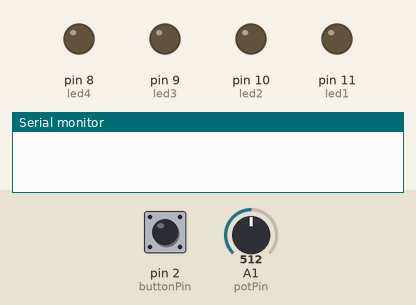
Simulated run of this sketch. Board: Arduino Uno, built with avr-gcc and run on an emulated ATmega328P. Parts: output pins drawn as LEDs (lit = HIGH), the last lines printed to the serial monitor. Inputs (shaded band) come from the test bench; at power-on: pin 2 (buttonPin) HIGH, A1 (potPin) = 512.

Above: at 1.2 s.
1.3 s: pin 2 (buttonPin) pulled LOW for 0.15 s
At 2.0 s:
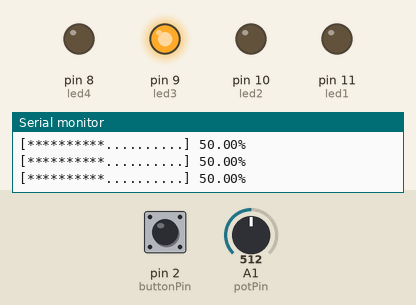
2.9 s: A1 (potPin) set to 493
At 3.5 s:
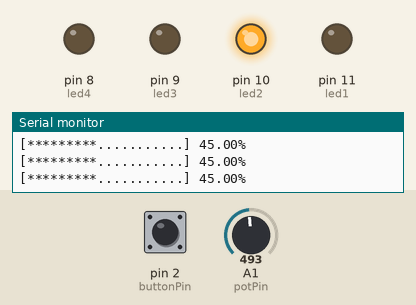
4.4 s: A1 (potPin) set to 263
6.4 s: A1 (potPin) set to 239
At 6.7 s:
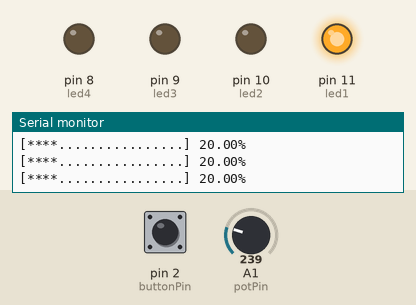
7.9 s: A1 (potPin) set to 900
At 8.4 s:
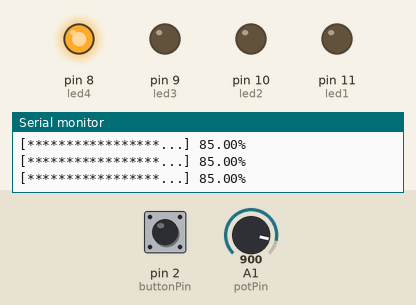
Timing chart, 0 to 10.4 s (numbered marks = the images above; inputs shaded):
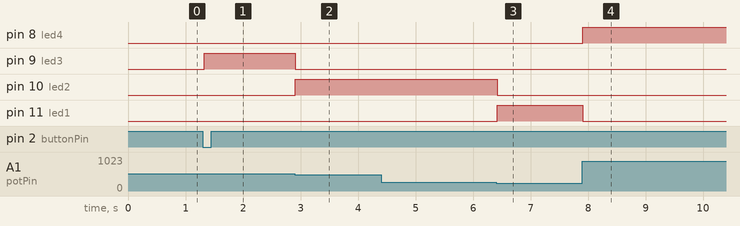

The sketch:

0sx_labo_02.ino
```cpp
const int potPin = A1;
const int buttonPin = 2;
const int led1 = 11;
const int led2 = 10;
const int led3 = 9;
const int led4 = 8;

const int readInterval = 20;
const int delayRebond = 30;
unsigned long previousTime = 0;

int potValue = 0;
int scaledValue = 0;
bool validated = false;
bool etatPrecedent = HIGH;
unsigned long dernierChangement = 0;
bool etatBouton = HIGH;
int maxPotentiometre = 1023;
int maxEchelle = 20;
int maxJauge = 20;

void setup() {
  Serial.begin(9600);

  pinMode(buttonPin, INPUT_PULLUP);

  pinMode(led1, OUTPUT);
  pinMode(led2, OUTPUT);
  pinMode(led3, OUTPUT);
  pinMode(led4, OUTPUT);
}

void loop() {
  unsigned long currentTime = millis();
  if (currentTime - previousTime >= readInterval) {
    previousTime = currentTime;

    potValue = analogRead(potPin);
    scaledValue = map(potValue, 0, maxPotentiometre, 0, maxEchelle);
  }

  bool etatPresent = digitalRead(buttonPin);

  if (etatPresent != etatPrecedent) {
    dernierChangement = currentTime;
  }

  if (currentTime - dernierChangement > delayRebond) {
    if (etatPresent != etatBouton){
      etatBouton = etatPresent;
      if (etatBouton == LOW) {
        validated = true;
      }
    }
  }
  etatPrecedent = etatPresent;

  if (validated) {
    float percent = (scaledValue / (maxEchelle * 1.0)) * 100.0;
    digitalWrite(led1, percent >= 0   && percent < 25);
    digitalWrite(led2, percent >= 25  && percent < 50);
    digitalWrite(led3, percent >= 50  && percent < 75);
    digitalWrite(led4, percent >= 75  && percent <= 100);

    Serial.print("[");
    for (int i = 0; i < maxJauge; i++) {
      if (i < scaledValue) Serial.print("*");
      else Serial.print(".");
    }
    Serial.print("] ");
    Serial.print(percent);
    Serial.println("%");
  }
}
```

Measured:
- the behaviour switches between 512 and 511 on A1 (potPin) (found by bisection; images 1 and 2)
- the behaviour switches between 256 and 255 on A1 (potPin) (found by bisection; images 2 and 3)
- after the input at 1.3 s, pin 9 (led3): LOW → HIGH at once
- after the input at 2.9 s, pin 9 (led3): HIGH → LOW at once; pin 10 (led2): LOW → HIGH at once
- after the input at 6.4 s, pin 10 (led2): HIGH → LOW at once; pin 11 (led1): LOW → HIGH at once
- after the input at 7.9 s, pin 8 (led4): LOW → HIGH at once; pin 11 (led1): HIGH → LOW at once
